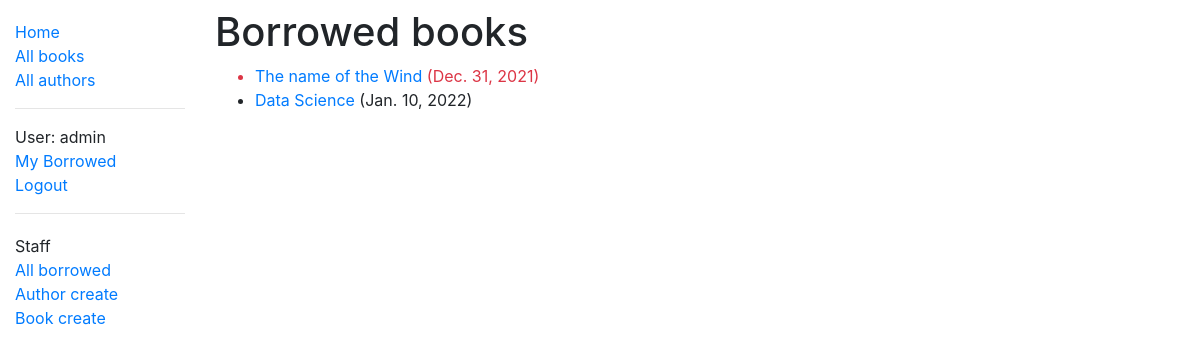
The app's page /catalog/mybooks/ (signed in) with its own data.
### catalog/models.py (models this page shows, shortened)
class BookInstance(models.Model):
    id = models.UUIDField(primary_key=True, default=uuid.uuid4,
                          help_text='Unique ID for this particular book across whole library')
    book = models.ForeignKey('Book', on_delete=models.RESTRICT, null=True)
    imprint = models.CharField(max_length=200)
    due_back = models.DateField(null=True, blank=True)
    borrower = models.ForeignKey(
        User, on_delete=models.SET_NULL, null=True, blank=True)
    LOAN_STATUS = (
        ('m', 'Maintenance'),
        ('o', 'On loan'),
        ('a', 'Available'),
        ('r', 'Reserved'),
    )
    status = models.CharField(max_length=1, choices=LOAN_STATUS,
                              blank=True, default='m', help_text='Book availability')
    class Meta:
        ordering = ['due_back']
        permissions = (("can_mark_returned", "Set book as returned"),)
    @property
    def is_overdue(self):
        if self.due_back and date.today() > self.due_back:
            return True
        return False

class Book(models.Model):
    title = models.CharField(max_length=200)
    author = models.ForeignKey('Author', null=True, on_delete=models.SET_NULL)
    sumary = models.TextField(
        help_text="Enter a brief description of the book")
    isbn = models.CharField('ISBN', max_length=13, unique=True,
                            help_text='13 Character <a href="https://www.isbn-international.org/content/what-isbn">ISBN number</a>')
    genre = models.ManyToManyField(
        Genre, help_text='Select a genre for this book')
    def display_genre(self):
        return ', '.join(genre.name for genre in self.genre.all()[:3])
    display_genre.short_description = 'Genre'

### catalog/views.py (the view)
# urls.py: path('mybooks/', views.LoanedBooksByUserListView.as_view(), name='my-borrowed'),
class LoanedBooksByUserListView(LoginRequiredMixin, generic.ListView):
    model = BookInstance
    template_name = 'bookinstance_list_borrowed_user.html'
    paginate_by = 10
    def get_queryset(self):
        return BookInstance.objects.filter(borrower=self.request.user).filter(status__exact='o').order_by('due_back')

### catalog/templates/bookinstance_list_borrowed_user.html
{% extends "base_generic.html" %}
{% block content %}
<h1>Borrowed books</h1>
{% if bookinstance_list %}
<ul>
    {% for bookinst in bookinstance_list %}
    <li class="{% if bookinst.is_overdue %}text-danger{% endif %}">
        <a href="{% url 'book-detail' bookinst.book.pk %}">{{bookinst.book.title}}</a> ({{ bookinst.due_back }})
    </li>
    {% endfor %}
</ul>
{% else %}
<p>There are no books borrowed.</p>
{% endif %}
{% endblock %}

### catalog/templates/base_generic.html (shortened to what this page needs)
<!DOCTYPE html>
<html lang="en">
<head>
    <link rel="stylesheet" href="https://cdn.jsdelivr.net/npm/bootstrap@4.5.3/dist/css/bootstrap.min.css"
>
    {% load static %}
    <link rel="stylesheet" href="{% static 'css/styles.css' %}">
</head>
<body>
    <div class="container-fluid">
        <div class="row">
            <div class="col-sm-2">
                {% block sidebar %}
                <ul class="sidebar-nav">
                    <li><a href="{% url 'index' %}">Home</a></li>
                    <li><a href="{% url 'books' %}">All books</a></li>
                    <li><a href="{% url 'authors' %}">All authors</a></li>
                    <hr />
                    {% if user.is_authenticated %}
                    <li>User: {{ user.get_username }}</li>
                    <li><a href="{% url 'my-borrowed' %}">My Borrowed</a></li>
                    <li><a href="{% url 'logout'%}?next={{request.path}}">Logout</a></li>
                    {% else %}
                    <li><a href="{% url 'login'%}?next={{request.path}}">Login</a></li>
                    {% endif %}
                    {% if user.is_staff %}
                    <hr />
                    <ul class="sidebar-nav">
                        <li>Staff</li>
                        {% if perms.catalog.can_mark_returned %}
                        <li><a href="{% url 'borrowed' %}">All borrowed</a></li>
                        <li><a href="{% url 'author-create' %}">Author create</a></li>
                        <li><a href="{% url 'book-create' %}">Book create</a></li>
                        {% endif %}
                    </ul>
                    {% endif %}
                </ul>
                {% endblock %}
            </div>
            <div class="col-sm-10 pt-2">{% block content %}{% endblock %}
            </div>
        </div>
    </div>
</body>
</html>

### catalog/static/css/styles.css (style rules this page uses)
.sidebar-nav { margin-top: 20px; padding: 0; list-style: none; }

### records on screen
BookInstance: book "The name of the Wind", due_back "Dec. 31, 2021"
BookInstance: book "Data Science", due_back "Jan. 10, 2022"

### other values on screen
{{ user.get_username }} "admin"
